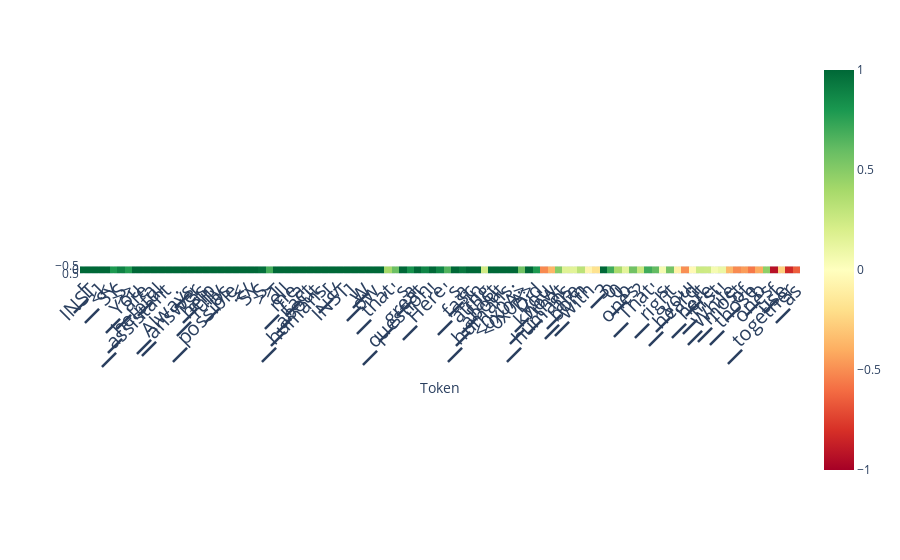

Source (notebook cell):
### Code cell
from lmdoctor.plot_utils import plot_scores_per_token
scores_per_token = ld.detect(use_n_middle_layers=15)
plot_scores_per_token(scores_per_token, tokens, lastn_tokens_to_plot=None, saturate_at=1)

### Figure 1 — Plotly figure (JSON) as saved in the notebook; plotly's stock layout.template omitted (floating-point values rounded to 4 significant figures)
{"data": [{"coloraxis": "coloraxis", "hovertemplate": "Token: %{x}<br>y: %{y}<br>color: %{z}<extra></extra>", "name": "0", "type": "heatmap", "xaxis": "x", "yaxis": "y", "z": [[11.6, 2.496, 2.545, 3.521, 0.7949, 0.8931, 0.7778, 1.706, 2.141, 1.877, 1.551, 1.857, 2.168, 21.02, 1.739, 1.517, 1.867, 1.266, 1.735, 1.698, 1.459, 2.195, 1.293, 1.338, 0.9697, 0.6875, 1.511, 2.148, 1.567, 2.094, 1.548, 2.227, 1.174, 2.82, 2.617, 1.853, 1.125, 1.45, 1.418, 1.383, 1.119, 0.3987, 0.5776, 1.832, 0.8247, 1.134, 0.8809, 1.33, 0.8794, 0.6523, 2.248, 0.9331, 1.354, 1.624, 0.2329, 1.442, 1.199, 2.039, 2.021, 0.5664, 1.943, 0.7896, -0.5107, -0.3691, 0.501, 0.1628, 0.1516, 0.3152, -0.07104, -0.1807, 1.18, 0.6992, 0.3813, 0.1406, 0.563, 0.2581, 0.6987, 0.6055, 0.05383, 0.5547, -0.09247, -0.4944, -0.03912, 0.2495, 0.245, 0.05298, 0.1021, -0.3606, -0.5073, -0.4541, -0.5649, -0.408, 0.4749, -0.9282, -0.2627, -0.8311, -0.6479]]}], "layout": {"autosize": true, "coloraxis": {"cmax": 1, "cmin": -1, "colorscale": [[0, "rgb(165,0,38)"], [0.1, "rgb(215,48,39)"], [0.2, "rgb(244,109,67)"], [0.3, "rgb(253,174,97)"], [0.4, "rgb(254,224,139)"], [0.5, "rgb(255,255,191)"], [0.6, "rgb(217,239,139)"], [0.7, "rgb(166,217,106)"], [0.8, "rgb(102,189,99)"], [0.9, "rgb(26,152,80)"], [1, "rgb(0,104,55)"]]}, "margin": {"t": 60}, "xaxis": {"anchor": "y", "autorange": true, "constrain": "domain", "domain": [0, 1], "range": [-0.5, 96.5], "scaleanchor": "y", "tickangle": -45, "tickfont": {"size": 20}, "ticktext": ["▁[", "INST", "]", "▁<<", "SY", "S", ">>", "▁You", "▁are", "▁a", "▁helpful", "▁assistant", ".", "▁", "▁Always", "▁answer", "▁as", "▁help", "fully", "▁as", "▁possible", ".<", "</", "SY", "S", ">>", "T", "ell", "▁me", "▁a", "▁fact", "▁about", "▁humans", "▁[", "/", "INST", "]", "▁", "▁W", "ow", ",", "▁that", "'", "s", "▁a", "▁great", "▁question", "!", "▁Here", "'", "s", "▁a", "▁fasc", "in", "ating", "▁fact", "▁about", "▁humans", ":", "<0x0A>", "<0x0A>", "Did", "▁you", "▁know", "▁that", "▁humans", "▁are", "▁born", "▁with", "▁", "3", "0", "0", "▁b", "ones", "?", "▁That", "'", "s", "▁right", ",", "▁you", "▁heard", "▁it", "▁here", "▁first", "!", "▁While", "▁most", "▁of", "▁those", "▁b", "ones", "▁f", "use", "▁together", "▁as"], "tickvals": [0, 1, 2, 3, 4, 5, 6, 7, 8, 9, 10, 11, 12, 13, 14, 15, 16, 17, 18, 19, 20, 21, 22, 23, 24, 25, 26, 27, 28, 29, 30, 31, 32, 33, 34, 35, 36, 37, 38, 39, 40, 41, 42, 43, 44, 45, 46, 47, 48, 49, 50, 51, 52, 53, 54, 55, 56, 57, 58, 59, 60, 61, 62, 63, 64, 65, 66, 67, 68, 69, 70, 71, 72, 73, 74, 75, 76, 77, 78, 79, 80, 81, 82, 83, 84, 85, 86, 87, 88, 89, 90, 91, 92, 93, 94, 95, 96], "title": {"text": "Token"}}, "yaxis": {"anchor": "x", "autorange": true, "constrain": "domain", "domain": [0.4811, 0.5189], "range": [0.5, -0.5]}}}
